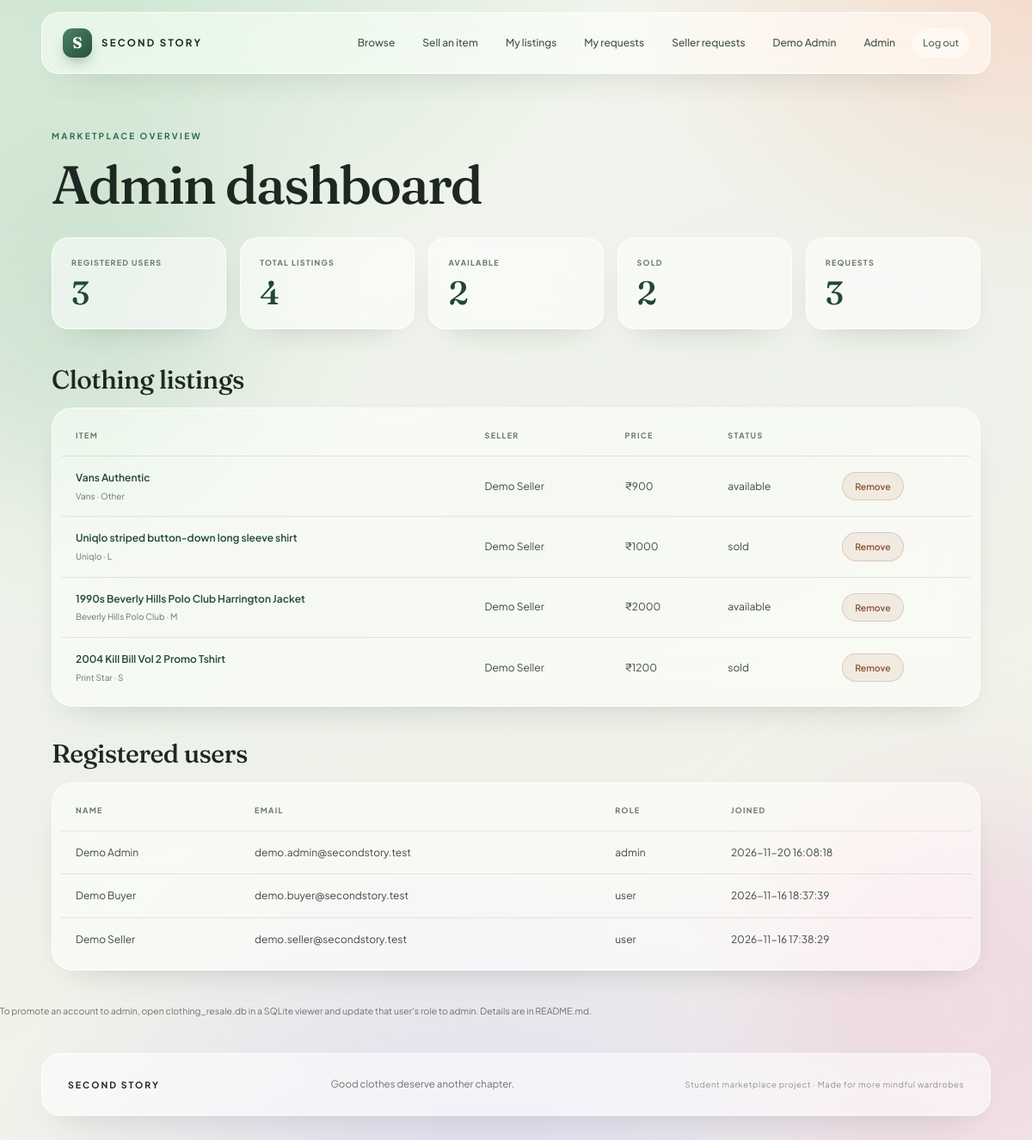
/admin (signed in), run on the app's committed database.
### tables this page shows
CREATE TABLE users (
 id INTEGER PRIMARY KEY AUTOINCREMENT, name TEXT NOT NULL, email TEXT NOT NULL UNIQUE,
 phone TEXT NOT NULL, password TEXT NOT NULL, role TEXT NOT NULL DEFAULT 'user'
 CHECK(role IN ('user','admin')), created_at TEXT NOT NULL DEFAULT CURRENT_TIMESTAMP
);

CREATE TABLE clothing (
 id INTEGER PRIMARY KEY AUTOINCREMENT,
 seller_id INTEGER NOT NULL REFERENCES users(id) ON DELETE CASCADE,
 name TEXT NOT NULL, category TEXT NOT NULL, brand TEXT NOT NULL, size TEXT NOT NULL,
 condition TEXT NOT NULL, price REAL NOT NULL CHECK(price >= 0), description TEXT NOT NULL,
 image TEXT NOT NULL DEFAULT '', status TEXT NOT NULL DEFAULT 'available'
 CHECK(status IN ('available','sold')),
 created_at TEXT NOT NULL DEFAULT CURRENT_TIMESTAMP,
 updated_at TEXT NOT NULL DEFAULT CURRENT_TIMESTAMP
);

### app.py (the view)
@app.route("/admin")
@admin_required
def admin_dashboard():
    counts = {"users":g.db.execute("SELECT COUNT(*) FROM users").fetchone()[0],
              "listings":g.db.execute("SELECT COUNT(*) FROM clothing").fetchone()[0],
              "available":g.db.execute("SELECT COUNT(*) FROM clothing WHERE status='available'").fetchone()[0],
              "sold":g.db.execute("SELECT COUNT(*) FROM clothing WHERE status='sold'").fetchone()[0],
              "requests":g.db.execute("SELECT COUNT(*) FROM purchase_requests").fetchone()[0]}
    return render_template("admin.html", counts=counts,
        users=g.db.execute("SELECT id,name,email,role,created_at FROM users ORDER BY created_at DESC").fetchall(),
        items=g.db.execute("SELECT c.*,u.name seller_name FROM clothing c JOIN users u ON u.id=c.seller_id ORDER BY c.created_at DESC").fetchall())

### app.py (called while the page is built)
def connect_db():
    db = sqlite3.connect(app.config["DATABASE"])
    db.row_factory = sqlite3.Row
    db.execute("PRAGMA foreign_keys = ON")
    return db

@app.before_request
def before_request():
    g.db = connect_db()
    if "csrf_token" not in session:
        session["csrf_token"] = secrets.token_urlsafe(32)

@app.teardown_request
def teardown_request(error=None):
    db = g.pop("db", None)
    if db is not None:
        db.close()

@app.context_processor
def inject_globals():
    user = current_user()
    pending_requests = 0
    if user:
        pending_requests = g.db.execute(
            "SELECT COUNT(*) FROM purchase_requests WHERE seller_id=? AND status='pending'",
            (user["id"],)).fetchone()[0]
    return {"current_user": user, "csrf_token": session.get("csrf_token"),
            "categories": CATEGORIES, "sizes": SIZES, "conditions": CONDITIONS,
            "pending_seller_requests": pending_requests}

def current_user():
    user_id = session.get("user_id")
    return g.db.execute("SELECT id,name,email,phone,role,created_at FROM users WHERE id=?", (user_id,)).fetchone() if user_id else None

def login_required(fn):
    @wraps(fn)
    def wrapped(*args, **kwargs):
        if not current_user():
            flash("Please log in to continue.", "error")
            return redirect(url_for("login", next=request.path))
        return fn(*args, **kwargs)
    return wrapped

def admin_required(fn):
    @wraps(fn)
    @login_required
    def wrapped(*args, **kwargs):
        if current_user()["role"] != "admin":
            abort(403)
        return fn(*args, **kwargs)
    return wrapped

@app.before_request
def verify_csrf():
    if request.method == "POST":
        sent = request.form.get("csrf_token", "")
        if not sent or not secrets.compare_digest(sent, session.get("csrf_token", "")):
            abort(400, "The form expired. Please go back, refresh, and try again.")

### templates/admin.html
{% extends 'base.html' %}{% block title %}Admin dashboard{% endblock %}{% block content %}<section class="page-intro"><p class="eyebrow">MARKETPLACE OVERVIEW</p><h1>Admin dashboard</h1></section><div class="stats-grid">{% for key,label in [('users','Registered users'),('listings','Total listings'),('available','Available'),('sold','Sold'),('requests','Requests')] %}<div class="stat-card"><span>{{ label }}</span><strong>{{ counts[key] }}</strong></div>{% endfor %}</div><section class="admin-section"><h2>Clothing listings</h2><div class="table-wrap"><table><thead><tr><th>Item</th><th>Seller</th><th>Price</th><th>Status</th><th></th></tr></thead><tbody>{% for item in items %}<tr><td><a href="{{ url_for('details',item_id=item.id) }}">{{ item.name }}</a><small>{{ item.brand }} · {{ item.size }}</small></td><td>{{ item.seller_name }}</td><td>₹{{ '%.0f'|format(item.price) }}</td><td>{{ item.status }}</td><td><form method="post" action="{{ url_for('admin_delete_listing',item_id=item.id) }}"><input type="hidden" name="csrf_token" value="{{ csrf_token }}"><button class="table-delete">Remove</button></form></td></tr>{% endfor %}</tbody></table></div></section><section class="admin-section"><h2>Registered users</h2><div class="table-wrap"><table><thead><tr><th>Name</th><th>Email</th><th>Role</th><th>Joined</th></tr></thead><tbody>{% for user in users %}<tr><td>{{ user.name }}</td><td>{{ user.email }}</td><td>{{ user.role }}</td><td>{{ user.created_at }}</td></tr>{% endfor %}</tbody></table></div><p class="small-note">To promote an account to admin, open clothing_resale.db in a SQLite viewer and update that user's role to admin. Details are in README.md.</p></section>{% endblock %}

### templates/base.html (shortened to what this page needs)
<!doctype html>
<html lang="en">
<head>
  <link rel="stylesheet" href="{{ url_for('static', filename='css/style.css') }}">
</head>
<body>
<header class="site-header"><a class="brand" href="{{ url_for('index') }}"><span class="brand-mark">S</span> SECOND STORY</a>
<nav aria-label="Main navigation"><a href="{{ url_for('browse') }}">Browse</a>
{% if current_user %}<a href="{{ url_for('add_clothing') }}">Sell an item</a><a href="{{ url_for('my_listings') }}">My listings</a><a href="{{ url_for('my_requests') }}">My requests</a><a href="{{ url_for('seller_requests') }}">Seller requests</a><a href="{{ url_for('profile') }}">{{ current_user.name }}</a>
{% if current_user.role == 'admin' %}<a href="{{ url_for('admin_dashboard') }}">Admin</a>{% endif %}
<form class="nav-form" action="{{ url_for('logout') }}" method="post"><input type="hidden" name="csrf_token" value="{{ csrf_token }}"><button class="nav-logout">Log out</button></form>
{% else %}<a href="{{ url_for('login') }}">Log in</a><a class="nav-cta" href="{{ url_for('register') }}">Join us</a>{% endif %}</nav></header>
<main>
{% block content %}{% endblock %}</main>
<footer class="site-footer"><a class="brand" href="{{ url_for('index') }}">SECOND STORY</a><p>Good clothes deserve another chapter.</p><span>Student marketplace project · Made for more mindful wardrobes</span></footer>
</body></html>

### data on the page
users: name "Demo Admin", email "demo.admin@secondstory.test", role "admin", created_at "2026-11-20 16:08:18"
clothing: status "AVAILABLE", id "2", name "1990s Beverly Hills Polo Club Harrington Jacket", brand "Beverly Hills Polo Club", size "M", seller_name "Demo Seller", price "2000", status "available"
clothing: name "Vans Authentic", brand "Vans", size "Other", seller_name "Demo Seller", price "900", status "available"
clothing: name "Uniqlo striped button-down long sleeve shirt", brand "Uniqlo", size "L", seller_name "Demo Seller", price "1000", status "sold"
clothing: name "2004 Kill Bill Vol 2 Promo Tshirt", brand "Print Star", size "S", seller_name "Demo Seller", price "1200", status "sold"
users: name "Demo Buyer", email "demo.buyer@secondstory.test", role "user", created_at "2026-11-16 18:37:39"
users: name "Demo Seller", email "demo.seller@secondstory.test", role "user", created_at "2026-11-16 17:38:29"

### other printed values
{{ label }} "REGISTERED USERS" "TOTAL LISTINGS" "SOLD" "REQUESTS"
{{ counts[key] }} "3" "4" "2" "3"
